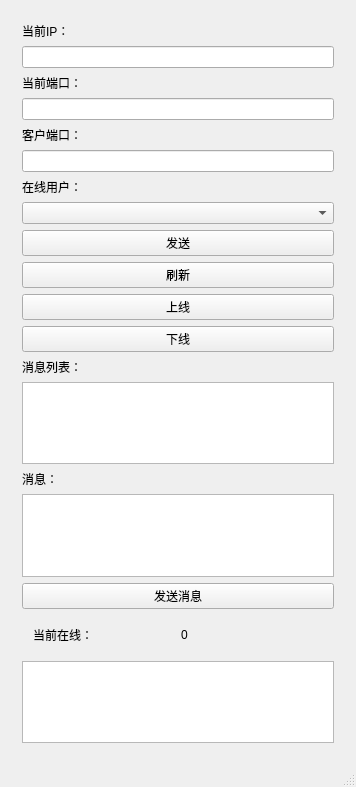
<?xml version="1.0" encoding="UTF-8"?>
<ui version="4.0">
 <class>QtChatRoomClass</class>
 <widget class="QMainWindow" name="QtChatRoomClass">
  <property name="geometry">
   <rect>
    <x>0</x>
    <y>0</y>
    <width>356</width>
    <height>787</height>
   </rect>
  </property>
  <property name="windowTitle">
   <string>QtChatRoom</string>
  </property>
  <widget class="QWidget" name="centralWidget">
   <layout class="QVBoxLayout" name="verticalLayout_2">
    <item>
     <widget class="QWidget" name="widget" native="true">
      <layout class="QVBoxLayout" name="verticalLayout">
       <item>
        <widget class="QLabel" name="label_3">
         <property name="text">
          <string>当前IP：</string>
         </property>
        </widget>
       </item>
       <item>
        <widget class="QLineEdit" name="ltip"/>
       </item>
       <item>
        <widget class="QLabel" name="label_4">
         <property name="text">
          <string>当前端口：</string>
         </property>
        </widget>
       </item>
       <item>
        <widget class="QLineEdit" name="ltdk"/>
       </item>
       <item>
        <widget class="QLabel" name="label_5">
         <property name="text">
          <string>客户端口：</string>
         </property>
        </widget>
       </item>
       <item>
        <widget class="QLineEdit" name="kehuduan"/>
       </item>
       <item>
        <widget class="QLabel" name="label_7">
         <property name="text">
          <string>在线用户：</string>
         </property>
        </widget>
       </item>
       <item>
        <widget class="QComboBox" name="zaixianbox"/>
       </item>
       <item>
        <widget class="QPushButton" name="fasong4">
         <property name="text">
          <string>发送</string>
         </property>
        </widget>
       </item>
       <item>
        <widget class="QPushButton" name="shuaxin">
         <property name="text">
          <string>刷新</string>
         </property>
        </widget>
       </item>
       <item>
        <widget class="QPushButton" name="shangxian">
         <property name="text">
          <string>上线</string>
         </property>
        </widget>
       </item>
       <item>
        <widget class="QPushButton" name="xiaxian">
         <property name="text">
          <string>下线</string>
         </property>
        </widget>
       </item>
       <item>
        <widget class="QLabel" name="label">
         <property name="text">
          <string>消息列表：</string>
         </property>
        </widget>
       </item>
       <item>
        <widget class="QTextEdit" name="xiaoxikuang"/>
       </item>
       <item>
        <widget class="QLabel" name="label_2">
         <property name="text">
          <string>消息：</string>
         </property>
        </widget>
       </item>
       <item>
        <widget class="QTextEdit" name="xiaoxijilu"/>
       </item>
       <item>
        <widget class="QPushButton" name="fasong">
         <property name="text">
          <string>发送消息</string>
         </property>
        </widget>
       </item>
       <item>
        <widget class="QWidget" name="widget_2" native="true">
         <layout class="QHBoxLayout" name="horizontalLayout">
          <item>
           <widget class="QLabel" name="label_6">
            <property name="text">
             <string>当前在线：</string>
            </property>
           </widget>
          </item>
          <item>
           <widget class="QLabel" name="zaixian">
            <property name="text">
             <string>0</string>
            </property>
           </widget>
          </item>
         </layout>
        </widget>
       </item>
       <item>
        <widget class="QListWidget" name="dqzx"/>
       </item>
      </layout>
     </widget>
    </item>
   </layout>
  </widget>
  <widget class="QStatusBar" name="statusBar"/>
 </widget>
 <layoutdefault spacing="6" margin="11"/>
 <resources>
  <include location="QtChatRoom.qrc"/>
 </resources>
 <connections/>
</ui>
